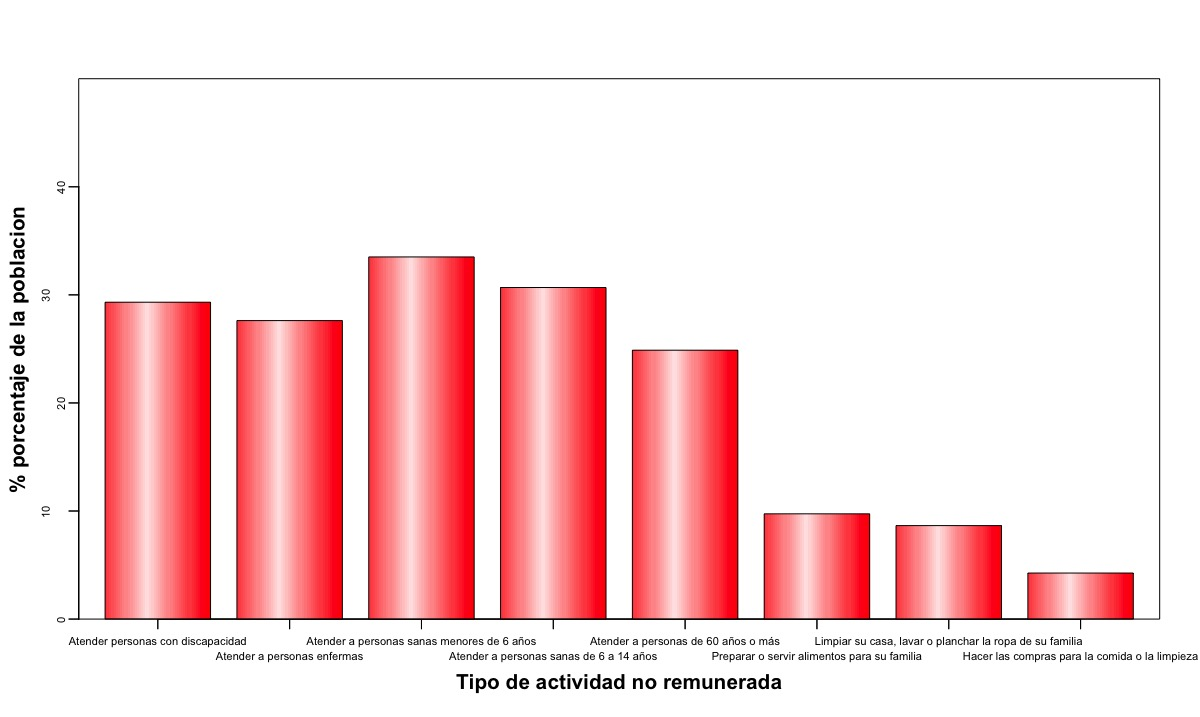

The script that drew this image:
library(plotrix)
library(readxl)

azca<-read_xlsx("azcanorem2.xlsx")
attach(azca)

azca1<-azca[,-1]
azca2<-t(azca1)
colnames(azca2)<- c("Atender personas con discapacidad", "Atender a personas enfermas", "Atender a personas sanas menores de 6 años",
"Atender a personas sanas de 6 a 14 años","Atender a personas de 60 años o más","Preparar o servir alimentos para su familia","Limpiar su casa, lavar o planchar la ropa de su familia", "Hacer las compras para la comida o la limpieza")




barp(azca2, names.arg = colnames(azca2), cex.axis = 0.44,
     col=rainbow(1), cylindrical = TRUE, ylim = c(0,50), 
     shadow = FALSE, staxx = TRUE, staxy = TRUE,
     legend.pos = list(x=0.10, y=0.30), xlab = "", ylab = "", border = TRUE)


mtext("Tipo de actividad no remunerada", 1, line = 2.8, font = 2, cex = 1.6)
mtext("% porcentaje de la poblacion", 2, line = 2.6, font = 2, cex = 1.6)

#legend("topright", colnames(azca1), bty="n", cex = 0.5, fill=c("red","lightskyblue"))
